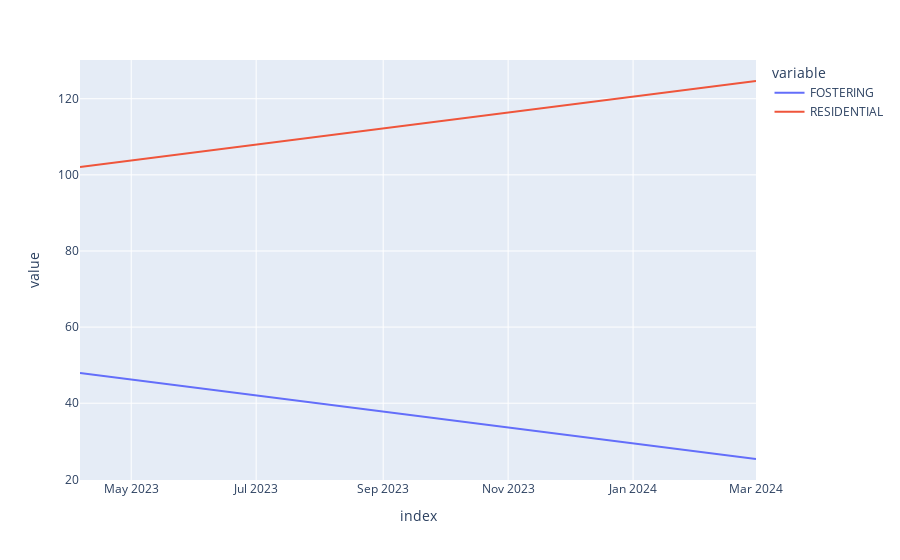

Source (notebook cell):
### Code cell
predictor = ModelPredictor(population=stock, transition_numbers=daily_entrants)
forecast = predictor.predict(steps=12, step_days=30)
forecast.columns = pd.MultiIndex.from_tuples(forecast.columns)
forecast = forecast.fillna(0).groupby(level=1, axis=1).sum()

fig = forecast.plot()
fig.show()

### Figure 1 — Plotly figure (JSON) as saved in the notebook; plotly's stock layout.template omitted (floating-point values rounded to 4 significant figures)
{"data": [{"hovertemplate": "variable=FOSTERING<br>index=%{x}<br>value=%{y}<extra></extra>", "legendgroup": "FOSTERING", "line": {"color": "#636efa", "dash": "solid"}, "marker": {"symbol": "circle"}, "mode": "lines", "name": "FOSTERING", "orientation": "v", "showlegend": true, "type": "scatter", "x": ["2023-04-06", "2023-05-06", "2023-06-05", "2023-07-05", "2023-08-04", "2023-09-03", "2023-10-03", "2023-11-02", "2023-12-02", "2024-01-01", "2024-01-31", "2024-03-01"], "xaxis": "x", "y": [47.95, 45.89, 43.84, 41.78, 39.73, 37.67, 35.62, 33.56, 31.51, 29.45, 27.4, 25.34], "yaxis": "y"}, {"hovertemplate": "variable=RESIDENTIAL<br>index=%{x}<br>value=%{y}<extra></extra>", "legendgroup": "RESIDENTIAL", "line": {"color": "#EF553B", "dash": "solid"}, "marker": {"symbol": "circle"}, "mode": "lines", "name": "RESIDENTIAL", "orientation": "v", "showlegend": true, "type": "scatter", "x": ["2023-04-06", "2023-05-06", "2023-06-05", "2023-07-05", "2023-08-04", "2023-09-03", "2023-10-03", "2023-11-02", "2023-12-02", "2024-01-01", "2024-01-31", "2024-03-01"], "xaxis": "x", "y": [102.1, 104.1, 106.2, 108.2, 110.3, 112.3, 114.4, 116.4, 118.5, 120.5, 122.6, 124.7], "yaxis": "y"}], "layout": {"autosize": true, "legend": {"title": {"text": "variable"}, "tracegroupgap": 0}, "margin": {"t": 60}, "xaxis": {"anchor": "y", "autorange": true, "domain": [0, 1], "range": ["2023-04-06", "2024-03-01"], "title": {"text": "index"}, "type": "date"}, "yaxis": {"anchor": "x", "autorange": true, "domain": [0, 1], "range": [19.82, 130.2], "title": {"text": "value"}, "type": "linear"}}}
